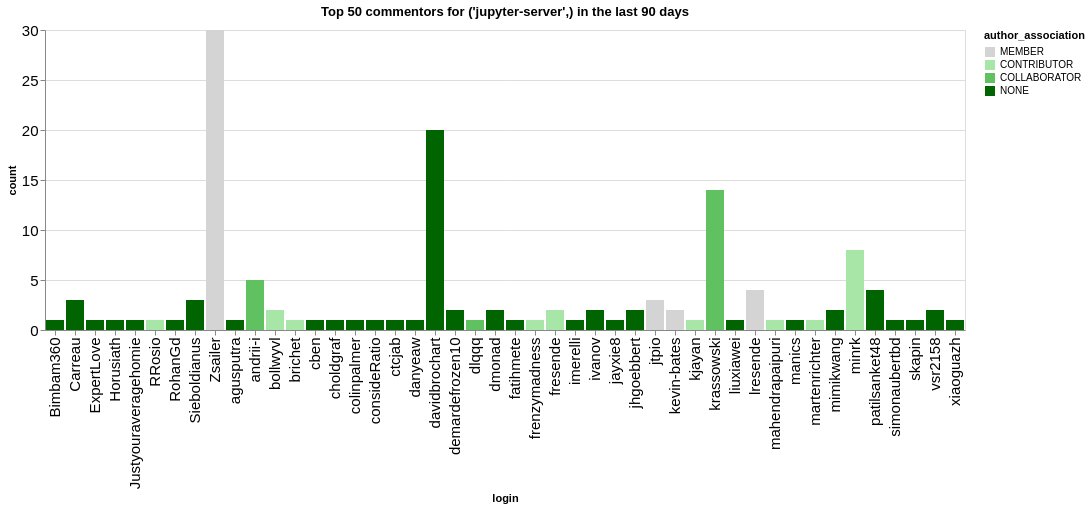

The code cell stored with this chart in its notebook:
### Code cell
n_plot = 50
charts = []
for ii, (iorg, idata) in enumerate(commentors.groupby(['org'])):
    title = f"Top {n_plot} commentors for {iorg} in the last {n_days} days"
    idata = idata.groupby('login', as_index=False).agg({'count': 'sum', 'author_association': 'first'})
    idata = idata.sort_values('count', ascending=False).head(n_plot)
    ch = alt.Chart(data=idata.head(n_plot), title=title).mark_bar().encode(
        x='login',
        y='count',
        color=alt.Color('author_association', scale=alt.Scale(domain=author_types, range=author_colors))
    )
    charts.append(ch)
alt.hconcat(*charts)

### Figure 1 — Vega-Lite specification as saved in the notebook (floating-point values rounded to 4 significant figures)
{"config": {"axisLeft": {"labelFontSize": 15}, "axisBottom": {"labelFontSize": 15}}, "hconcat": [{"mark": {"type": "bar"}, "encoding": {"color": {"field": "author_association", "scale": {"domain": ["MEMBER", "CONTRIBUTOR", "COLLABORATOR", "NONE"], "range": ["rgb(211.82745098039214, 211.82745098039214, 211.82745098039214)", "rgb(166.98562091503268, 229.89803921568628, 166.98562091503268)", "rgb(96.37647058823529, 192.75294117647059, 96.37647058823529)", "rgb(0.0, 100.3921568627451, 0.0)"]}, "type": "nominal"}, "x": {"field": "login", "type": "nominal"}, "y": {"field": "count", "type": "quantitative"}}, "title": "Top 50 commentors for ('jupyter-server',) in the last 90 days"}], "data": {"name": "data-3e10bf8165187c9f43edb1cda8a051cd"}, "$schema": "https://vega.github.io/schema/vega-lite/v5.20.1.json", "datasets": {"data-3e10bf8165187c9f43edb1cda8a051cd": [{"login": "Zsailer", "count": 30, "author_association": "MEMBER"}, {"login": "davidbrochart", "count": 20, "author_association": "NONE"}, {"login": "krassowski", "count": 14, "author_association": "COLLABORATOR"}, {"login": "minrk", "count": 8, "author_association": "CONTRIBUTOR"}, {"login": "andrii-i", "count": 5, "author_association": "COLLABORATOR"}, {"login": "patilsanket48", "count": 4, "author_association": "NONE"}, {"login": "lresende", "count": 4, "author_association": "MEMBER"}, {"login": "Carreau", "count": 3, "author_association": "NONE"}, {"login": "jtpio", "count": 3, "author_association": "MEMBER"}, {"login": "Sieboldianus", "count": 3, "author_association": "NONE"}, {"login": "demardefrozen10", "count": 2, "author_association": "NONE"}, {"login": "fresende", "count": 2, "author_association": "CONTRIBUTOR"}, {"login": "bollwyvl", "count": 2, "author_association": "CONTRIBUTOR"}, {"login": "kevin-bates", "count": 2, "author_association": "MEMBER"}, {"login": "ivanov", "count": 2, "author_association": "NONE"}, {"login": "vsr2158", "count": 2, "author_association": "NONE"}, {"login": "mimikwang", "count": 2, "author_association": "NONE"}, {"login": "dmonad", "count": 2, "author_association": "NONE"}, {"login": "jhgoebbert", "count": 2, "author_association": "NONE"}, {"login": "cben", "count": 1, "author_association": "NONE"}, {"login": "Justyouraveragehomie", "count": 1, "author_association": "NONE"}, {"login": "RRosio", "count": 1, "author_association": "CONTRIBUTOR"}, {"login": "Bimbam360", "count": 1, "author_association": "NONE"}, {"login": "brichet", "count": 1, "author_association": "CONTRIBUTOR"}, {"login": "RohanGd", "count": 1, "author_association": "NONE"}, {"login": "agusputra", "count": 1, "author_association": "NONE"}, {"login": "ExpertLove", "count": 1, "author_association": "NONE"}, {"login": "Horusiath", "count": 1, "author_association": "NONE"}, {"login": "choldgraf", "count": 1, "author_association": "NONE"}, {"login": "colinpalmer", "count": 1, "author_association": "NONE"}, {"login": "jayxie8", "count": 1, "author_association": "NONE"}, {"login": "imerelli", "count": 1, "author_association": "NONE"}, {"login": "fatihmete", "count": 1, "author_association": "NONE"}, {"login": "frenzymadness", "count": 1, "author_association": "CONTRIBUTOR"}, {"login": "ctcjab", "count": 1, "author_association": "NONE"}, {"login": "consideRatio", "count": 1, "author_association": "NONE"}, {"login": "danyeaw", "count": 1, "author_association": "NONE"}, {"login": "dlqqq", "count": 1, "author_association": "COLLABORATOR"}, {"login": "manics", "count": 1, "author_association": "NONE"}, {"login": "mahendrapaipuri", "count": 1, "author_association": "CONTRIBUTOR"}, {"login": "liuxiawei", "count": 1, "author_association": "NONE"}, {"login": "kjayan", "count": 1, "author_association": "CONTRIBUTOR"}, {"login": "martenrichter", "count": 1, "author_association": "CONTRIBUTOR"}, {"login": "simonaubertbd", "count": 1, "author_association": "NONE"}, {"login": "skapin", "count": 1, "author_association": "NONE"}, {"login": "xiaoguazh", "count": 1, "author_association": "NONE"}]}}
